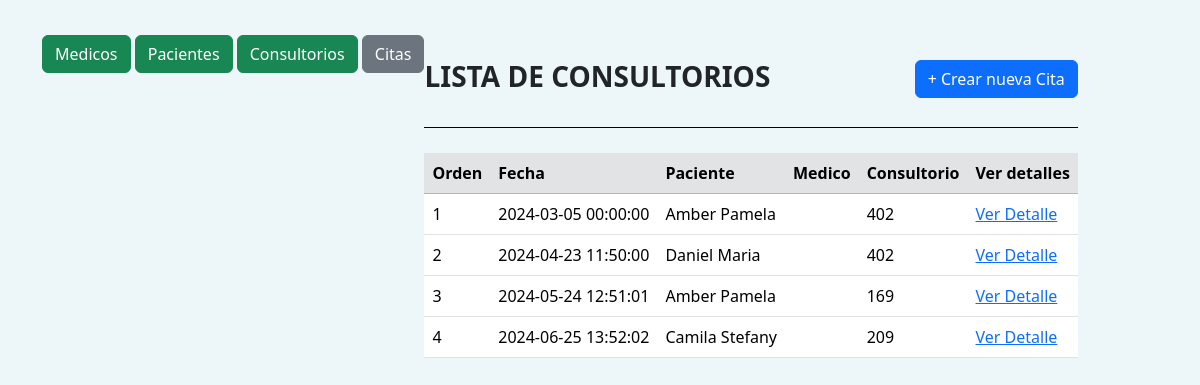
Page /citas on the earlier database version.
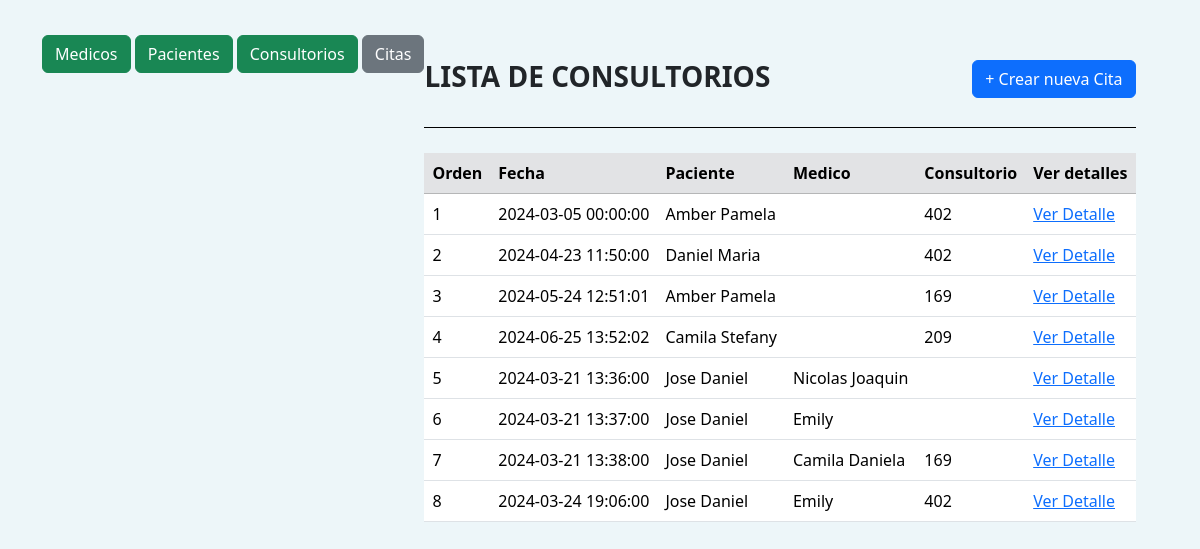
Same page on the later database version.
### app/models.py (models this page shows)
class Cita(db.Model):
    __tablename__ = 'citas'
    id = db.Column(db.Integer, primary_key = True)
    fecha = db.Column(db.DateTime, default = datetime.utcnow)
    paciente_id = db.Column(db.Integer, db.ForeignKey('pacientes.id'))
    medico_id = db.Column(db.Integer, db.ForeignKey('medicos.id'))
    consultorio_id = db.Column(db.Integer, db.ForeignKey('consultorios.id'))

class Paciente(db.Model):
    __tablename__ ='pacientes'
    id = db.Column(db.Integer, primary_key = True )
    nombres = db.Column(db.String(120), nullable = True )
    apellidos = db.Column(db.String(120), nullable = True)
    tipo_identificacion = db.Column(db.String(4), nullable = True)
    numero_identificacion = db.Column(db.Integer)
    altura = db.Column(db.Integer)
    tipo_sangre = db.Column(db.String(2))
    citas = db.relationship("Cita" , backref = "paciente" )

class Consultorio(db.Model):
    __tablename__ = 'consultorios'
    id= db.Column(db.Integer, primary_key = True)
    numero = db.Column(db.Integer)
    citas = db.relationship("Cita" , backref = "consultorio" )

class Medico(db.Model):
    __tablename__='medicos'
    id = db.Column(db.Integer, primary_key = True )
    nombres = db.Column(db.String(120), nullable = True )
    apellidos = db.Column(db.String(120), nullable = True)
    tipo_identificacion = db.Column(db.String(4), nullable = True)
    numero_identificacion = db.Column(db.Integer)
    registro_medico = db.Column(db.Integer)
    especialidad = db.Column(db.String(50))
    citas = db.relationship("Cita" , backref = "medico" )

### app/routes.py (the view)
@app.route('/citas')
def get_all_citas():
    citas = Cita.query.all()
    return render_template("citas/citas.html", citas = citas)

### app/templates/citas/citas.html (shortened to what this page needs)
<!DOCTYPE html>
<html lang="en">
  <head>
    <link rel="stylesheet" href="/app/styles/styles.css">
    <link rel="stylesheet" href="https://cdn.jsdelivr.net/npm/bootstrap@5.3.3/dist/css/bootstrap.min.css">
  </head>
  <body>
    <section class="container sectionHomeTable">
      <nav style="padding-bottom: 35px;">
        <a class="btn btn-success" href="http://127.0.0.1:5000/medicos">Medicos</a>
        <a class="btn btn-success" href="http://127.0.0.1:5000/pacientes"> Pacientes </a>
        <a class="btn btn-success" href="http://127.0.0.1:5000/consultorios">Consultorios </a>
        <a class="btn btn-secondary" href="http://127.0.0.1:5000/citas">Citas</a>
      </nav>
      <section class="sectionTable">
        <div class="navHeaderTable">
          <h3 class="titleTable">LISTA DE CONSULTORIOS</h3>
          <a class="btn btn-primary" href="http://127.0.0.1:5000/citas/create">+ Crear nueva Cita</a>
        </div>
        <article class="articleTable">
          <table class="table table-hover">
            <thead class="table-secondary">
              <tr>
                <th>Orden</th>
                <th>Fecha</th>
                <th>Paciente</th>
                <th>Medico</th>
                <th>Consultorio</th>
                <th>Ver detalles</th>
              </tr>
            </thead>
            <tbody>
              {% for cita in citas %}
              <tr>
                <td>{{ cita.id }}</td>
                <td>{{ cita.fecha }}</td>
                <td>{{ cita.paciente.nombres }}</td>
                <td>{{ cita.medico.nombres }}</td>
                <td>{{ cita.consultorio.numero }}</td>
                <td><a href="/citas/{{ cita.id }}">Ver Detalle</a></td>
              </tr>
              {% endfor %}
            </tbody>
          </table>
        </article>
      </section>
    </section>
  </body>
</html>

### app/static/styles.css (style rules this page uses)
:root { --font-family-style : "Sarabun", sans-serif; --color-primary: #E9EBEC; --color-secundary: #10B8B9; --color-font : #1E1E1E; --color-font-text: #222426; --color-bg-secondary: #f1f1f1; --color-extra-bg: #D9D9D9; --color-delete: #FC7F7F; --color-upgrade:#008B2F; --color-details:#7057D2; --color-extra-rgba: rgba(34, 36, 38, 0.17); --color-icon-rgba:rgba(34, 36, 38, 0.56); --linea-color: 1px solid var(--color-extra-rgba); --border-butom: 1px solid var(--color-secundary); }
* { margin: 0; padding: 0; box-sizing: border-box; }
body { background-color: var(--color-primary); font-family: var(--font-family-style); color: var(--color-font); }
.container { width:69%; margin: auto; }
.sectionHomeTable { display: flex; }

### app/templates/citas/citas.html (style rules this page uses)
* { padding: 0; margin: 0; box-sizing: border-box; }
body { background-color: #edf6f9; }
.sectionHomeTable { padding-top: 35px; }
.sectionTable { border-radius: 12px; }
.articleTable { margin: 0; padding-top: 25px; padding-bottom: 25px; }
.navHeaderTable { display: flex; justify-content: space-between; align-items: flex-start; padding: 25px 0px; border-bottom: 1px solid black; }
.sectionHomeTable H3 { font-weight: bold; }

Differences in the rows shown:
added Cita: id "5", fecha "2024-03-21 13:36:00", paciente.nombres "Jose Daniel", medico.nombres "Nicolas Joaquin"
added Cita: id "6", fecha "2024-03-21 13:37:00", paciente.nombres "Jose Daniel", medico.nombres "Emily"
added Cita: id "7", fecha "2024-03-21 13:38:00", paciente.nombres "Jose Daniel", medico.nombres "Camila Daniela", consultorio.numero "169"
added Cita: id "8", fecha "2024-03-24 19:06:00", paciente.nombres "Jose Daniel", medico.nombres "Emily", consultorio.numero "402"
